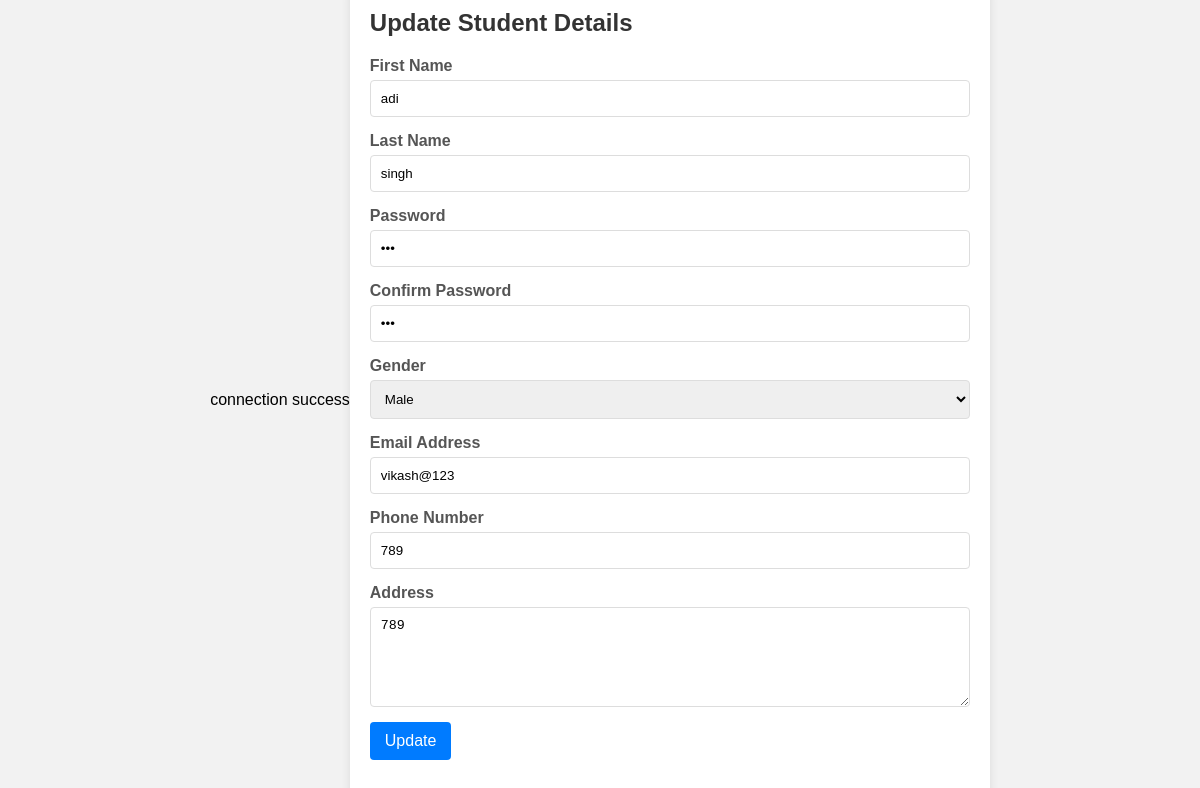
The page /school_management/diplayall.php?id=21 on the database its author committed.
### tables this page shows
CREATE TABLE `form` (
  `id` int(11) NOT NULL,
  `fname` varchar(255) NOT NULL,
  `lname` varchar(255) NOT NULL,
  `password` varchar(255) NOT NULL,
  `cpassword` varchar(255) NOT NULL,
  `gender` enum('Male','Female') NOT NULL,
  `email` varchar(255) NOT NULL,
  `phone` varchar(20) NOT NULL,
  `address` text NOT NULL
);

### school_management/diplayall.php (the view, shortened to what this page needs)
<?php
include "connection.php";
if (isset($_GET['id'])) {
    $student_id = $_GET['id'];
    $query = "SELECT * FROM form WHERE id = '$student_id'";
    $result = mysqli_query($conn, $query);
    $student = mysqli_fetch_assoc($result);
} else {
    die("No student ID provided.");
}
?>
<!DOCTYPE html>
<html lang="en">
<head>
</head>
<body>
    <div class="container">
        <form action="displayall.php" method="post">
            <div class="title">Update Student Details</div>
            <div class="form">
                <div class="input_feild">
                    <label for="fname">First Name</label>
                    <input type="text" class="input" name="fname" id="fname" value="<?php echo htmlspecialchars($student['fname']); ?>">
                </div>
                <div class="input_feild">
                    <label for="lname">Last Name</label>
                    <input type="text" class="input" name="lname" value="<?php echo htmlspecialchars($student['lname']); ?>">
                </div>
                <div class="input_feild">
                    <label for="password">Password</label>
                    <input type="password" class="input" name="password" value="<?php echo htmlspecialchars($student['password']); ?>">
                </div>
                <div class="input_feild">
                    <label for="conpassword">Confirm Password</label>
                    <input type="password" class="input" name="conpassword" value="<?php echo htmlspecialchars($student['cpassword']); ?>">
                </div>
                <div class="input_feild">
                    <label for="gender">Gender</label>
                    <select class="selectbox" name="gender">
                        <option value="Male" <?php echo $student['gender'] == 'Male' ? 'selected' : ''; ?>>Male</option>
                    </select>
                </div>
                <div class="input_feild">
                    <label for="email">Email Address</label>
                    <input type="email" class="input" name="email" value="<?php echo htmlspecialchars($student['email']); ?>">
                </div>
                <div class="input_feild">
                    <label for="phone">Phone Number</label>
                    <input type="text" class="input" name="phone" value="<?php echo htmlspecialchars($student['phone']); ?>">
                </div>
                <div class="input_feild">
                    <label for="address">Address</label>
                    <textarea class="textarea" name="address"><?php echo htmlspecialchars($student['address']); ?></textarea>
                </div>
                <div class="input_feild">
                    <input type="submit" value="Update" class="btn" name="Update">
                </div>
            </div>
        </form>
    </div>
</body>
</html>

### school_management/diplayall.php (style rules this page uses)
body { font-family: Arial, sans-serif; background-color: #f2f2f2; display: flex; justify-content: center; align-items: center; height: 100vh; margin: 0; }
.container { background-color: #ffffff; padding: 20px; border-radius: 8px; box-shadow: 0 0 10px rgba(0, 0, 0, 0.1); width: 100%; max-width: 600px; }
.title { font-size: 24px; font-weight: bold; margin-bottom: 20px; color: #333; }
.form { display: flex; flex-direction: column; }
.input_feild { margin-bottom: 15px; }
.input_feild label { display: block; font-weight: bold; margin-bottom: 5px; color: #555; }
.input_feild .input, .input_feild .textarea, .input_feild .selectbox { width: 100%; padding: 10px; border-radius: 4px; border: 1px solid #ddd; box-sizing: border-box; }
.textarea { resize: vertical; min-height: 100px; }
.btn { background-color: #007bff; color: white; padding: 10px 15px; border: none; border-radius: 4px; cursor: pointer; font-size: 16px; transition: background-color 0.3s; }

### rows shown on the page
form: fname "adi", lname "singh", gender "Male", email "vikash@123", phone "789", address "789"
